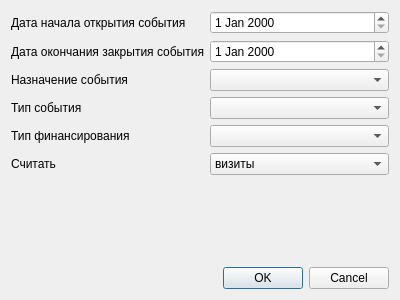
<?xml version="1.0" encoding="UTF-8"?>
<ui version="4.0">
 <class>ReportMedicalServiceExportSetup</class>
 <widget class="QDialog" name="ReportMedicalServiceExportSetup">
  <property name="geometry">
   <rect>
    <x>0</x>
    <y>0</y>
    <width>400</width>
    <height>300</height>
   </rect>
  </property>
  <layout class="QGridLayout" name="gridLayout">
   <item row="3" column="1">
    <widget class="CRBComboBox" name="cmbEventType"/>
   </item>
   <item row="2" column="0">
    <widget class="QLabel" name="lblEventPurpose">
     <property name="text">
      <string>Назначение события</string>
     </property>
    </widget>
   </item>
   <item row="0" column="0">
    <widget class="QLabel" name="lblBegDate">
     <property name="text">
      <string>Дата начала открытия события</string>
     </property>
    </widget>
   </item>
   <item row="3" column="0">
    <widget class="QLabel" name="lblEventType">
     <property name="text">
      <string>Тип события</string>
     </property>
    </widget>
   </item>
   <item row="6" column="0" colspan="2">
    <spacer name="verticalSpacer">
     <property name="orientation">
      <enum>Qt::Vertical</enum>
     </property>
     <property name="sizeHint" stdset="0">
      <size>
       <width>20</width>
       <height>40</height>
      </size>
     </property>
    </spacer>
   </item>
   <item row="2" column="1">
    <widget class="CRBComboBox" name="cmbEventPurpose"/>
   </item>
   <item row="1" column="1">
    <widget class="CDateEdit" name="edtEndDate"/>
   </item>
   <item row="1" column="0">
    <widget class="QLabel" name="lblEndDate">
     <property name="text">
      <string>Дата окончания закрытия события</string>
     </property>
    </widget>
   </item>
   <item row="0" column="1">
    <widget class="CDateEdit" name="edtBegDate"/>
   </item>
   <item row="7" column="0" colspan="2">
    <widget class="QDialogButtonBox" name="buttonBox">
     <property name="orientation">
      <enum>Qt::Horizontal</enum>
     </property>
     <property name="standardButtons">
      <set>QDialogButtonBox::Cancel|QDialogButtonBox::Ok</set>
     </property>
    </widget>
   </item>
   <item row="4" column="0">
    <widget class="QLabel" name="lblFinance">
     <property name="text">
      <string>Тип финансирования</string>
     </property>
    </widget>
   </item>
   <item row="4" column="1">
    <widget class="CRBComboBox" name="cmbFinance"/>
   </item>
   <item row="5" column="0">
    <widget class="QLabel" name="lblConsider">
     <property name="text">
      <string>Считать</string>
     </property>
    </widget>
   </item>
   <item row="5" column="1">
    <widget class="QComboBox" name="cmbConsider">
     <item>
      <property name="text">
       <string>визиты</string>
      </property>
     </item>
     <item>
      <property name="text">
       <string>услуги</string>
      </property>
     </item>
    </widget>
   </item>
  </layout>
 </widget>
 <customwidgets>
  <customwidget>
   <class>CDateEdit</class>
   <extends>QDateEdit</extends>
   <header>library.DateEdit</header>
  </customwidget>
  <customwidget>
   <class>CRBComboBox</class>
   <extends>QComboBox</extends>
   <header>library.crbcombobox</header>
  </customwidget>
 </customwidgets>
 <resources/>
 <connections>
  <connection>
   <sender>buttonBox</sender>
   <signal>accepted()</signal>
   <receiver>ReportMedicalServiceExportSetup</receiver>
   <slot>accept()</slot>
   <hints>
    <hint type="sourcelabel">
     <x>248</x>
     <y>254</y>
    </hint>
    <hint type="destinationlabel">
     <x>157</x>
     <y>274</y>
    </hint>
   </hints>
  </connection>
  <connection>
   <sender>buttonBox</sender>
   <signal>rejected()</signal>
   <receiver>ReportMedicalServiceExportSetup</receiver>
   <slot>reject()</slot>
   <hints>
    <hint type="sourcelabel">
     <x>316</x>
     <y>260</y>
    </hint>
    <hint type="destinationlabel">
     <x>286</x>
     <y>274</y>
    </hint>
   </hints>
  </connection>
 </connections>
</ui>
